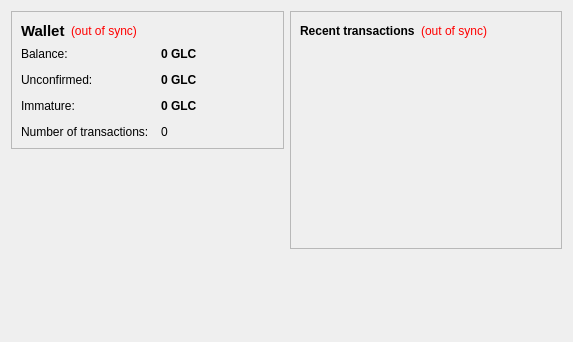
<?xml version="1.0" encoding="UTF-8"?>
<ui version="4.0">
 <class>OverviewPage</class>
 <widget class="QWidget" name="OverviewPage">
  <property name="geometry">
   <rect>
    <x>0</x>
    <y>0</y>
    <width>573</width>
    <height>342</height>
   </rect>
  </property>
  <property name="windowTitle">
   <string>Form</string>
  </property>
  <layout class="QHBoxLayout" name="horizontalLayout" stretch="1,1">
   <item>
    <layout class="QVBoxLayout" name="verticalLayout_2">
     <item>
      <widget class="QFrame" name="frame">
       <property name="frameShape">
        <enum>QFrame::StyledPanel</enum>
       </property>
       <property name="frameShadow">
        <enum>QFrame::Raised</enum>
       </property>
       <layout class="QVBoxLayout" name="verticalLayout_4">
        <item>
         <layout class="QHBoxLayout" name="horizontalLayout_4">
          <item>
           <widget class="QLabel" name="label_5">
            <property name="font">
             <font>
              <pointsize>11</pointsize>
              <weight>75</weight>
              <bold>true</bold>
             </font>
            </property>
            <property name="text">
             <string>Wallet</string>
            </property>
           </widget>
          </item>
          <item>
           <widget class="QLabel" name="labelWalletStatus">
            <property name="toolTip">
             <string>The displayed information may be out of date. Your wallet automatically synchronizes with the Globalcoin network after a connection is established, but this process has not completed yet.</string>
            </property>
            <property name="styleSheet">
             <string notr="true">QLabel { color: red; }</string>
            </property>
            <property name="text">
             <string notr="true">(out of sync)</string>
            </property>
            <property name="alignment">
             <set>Qt::AlignLeading|Qt::AlignLeft|Qt::AlignVCenter</set>
            </property>
           </widget>
          </item>
          <item>
           <spacer name="horizontalSpacer_2">
            <property name="orientation">
             <enum>Qt::Horizontal</enum>
            </property>
            <property name="sizeHint" stdset="0">
             <size>
              <width>40</width>
              <height>20</height>
             </size>
            </property>
           </spacer>
          </item>
         </layout>
        </item>
        <item>
         <layout class="QFormLayout" name="formLayout_2">
          <property name="fieldGrowthPolicy">
           <enum>QFormLayout::AllNonFixedFieldsGrow</enum>
          </property>
          <property name="horizontalSpacing">
           <number>12</number>
          </property>
          <property name="verticalSpacing">
           <number>12</number>
          </property>
          <item row="0" column="0">
           <widget class="QLabel" name="label">
            <property name="text">
             <string>Balance:</string>
            </property>
           </widget>
          </item>
          <item row="0" column="1">
           <widget class="QLabel" name="labelBalance">
            <property name="font">
             <font>
              <weight>75</weight>
              <bold>true</bold>
             </font>
            </property>
            <property name="cursor">
             <cursorShape>IBeamCursor</cursorShape>
            </property>
            <property name="toolTip">
             <string>Your current balance</string>
            </property>
            <property name="text">
             <string notr="true">0 GLC</string>
            </property>
            <property name="textInteractionFlags">
             <set>Qt::LinksAccessibleByMouse|Qt::TextSelectableByKeyboard|Qt::TextSelectableByMouse</set>
            </property>
           </widget>
          </item>
          <item row="1" column="0">
           <widget class="QLabel" name="label_3">
            <property name="text">
             <string>Unconfirmed:</string>
            </property>
           </widget>
          </item>
          <item row="1" column="1">
           <widget class="QLabel" name="labelUnconfirmed">
            <property name="font">
             <font>
              <weight>75</weight>
              <bold>true</bold>
             </font>
            </property>
            <property name="cursor">
             <cursorShape>IBeamCursor</cursorShape>
            </property>
            <property name="toolTip">
             <string>Total of transactions that have yet to be confirmed, and do not yet count toward the current balance</string>
            </property>
            <property name="text">
             <string notr="true">0 GLC</string>
            </property>
            <property name="textInteractionFlags">
             <set>Qt::LinksAccessibleByMouse|Qt::TextSelectableByKeyboard|Qt::TextSelectableByMouse</set>
            </property>
           </widget>
          </item>
          <item row="3" column="0">
           <widget class="QLabel" name="label_2">
            <property name="text">
             <string>Number of transactions:</string>
            </property>
           </widget>
          </item>
          <item row="3" column="1">
           <widget class="QLabel" name="labelNumTransactions">
            <property name="toolTip">
             <string>Total number of transactions in wallet</string>
            </property>
            <property name="text">
             <string notr="true">0</string>
            </property>
           </widget>
          </item>
          <item row="2" column="0">
           <widget class="QLabel" name="labelImmatureText">
            <property name="text">
             <string>Immature:</string>
            </property>
           </widget>
          </item>
          <item row="2" column="1">
           <widget class="QLabel" name="labelImmature">
            <property name="font">
             <font>
              <weight>75</weight>
              <bold>true</bold>
             </font>
            </property>
            <property name="toolTip">
             <string>Mined balance that has not yet matured</string>
            </property>
            <property name="text">
             <string notr="true">0 GLC</string>
            </property>
            <property name="textInteractionFlags">
             <set>Qt::LinksAccessibleByMouse|Qt::TextSelectableByKeyboard|Qt::TextSelectableByMouse</set>
            </property>
           </widget>
          </item>
         </layout>
        </item>
       </layout>
      </widget>
     </item>
     <item>
      <spacer name="verticalSpacer">
       <property name="orientation">
        <enum>Qt::Vertical</enum>
       </property>
       <property name="sizeHint" stdset="0">
        <size>
         <width>20</width>
         <height>40</height>
        </size>
       </property>
      </spacer>
     </item>
    </layout>
   </item>
   <item>
    <layout class="QVBoxLayout" name="verticalLayout_3">
     <item>
      <widget class="QFrame" name="frame_2">
       <property name="frameShape">
        <enum>QFrame::StyledPanel</enum>
       </property>
       <property name="frameShadow">
        <enum>QFrame::Raised</enum>
       </property>
       <layout class="QVBoxLayout" name="verticalLayout">
        <item>
         <layout class="QHBoxLayout" name="horizontalLayout_2">
          <item>
           <widget class="QLabel" name="label_4">
            <property name="text">
             <string>&lt;b&gt;Recent transactions&lt;/b&gt;</string>
            </property>
           </widget>
          </item>
          <item>
           <widget class="QLabel" name="labelTransactionsStatus">
            <property name="toolTip">
             <string>The displayed information may be out of date. Your wallet automatically synchronizes with the Globalcoin network after a connection is established, but this process has not completed yet.</string>
            </property>
            <property name="styleSheet">
             <string notr="true">QLabel { color: red; }</string>
            </property>
            <property name="text">
             <string notr="true">(out of sync)</string>
            </property>
            <property name="alignment">
             <set>Qt::AlignRight|Qt::AlignTrailing|Qt::AlignVCenter</set>
            </property>
           </widget>
          </item>
          <item>
           <spacer name="horizontalSpacer">
            <property name="orientation">
             <enum>Qt::Horizontal</enum>
            </property>
            <property name="sizeHint" stdset="0">
             <size>
              <width>40</width>
              <height>20</height>
             </size>
            </property>
           </spacer>
          </item>
         </layout>
        </item>
        <item>
         <widget class="QListView" name="listTransactions">
          <property name="styleSheet">
           <string notr="true">QListView { background: transparent; }</string>
          </property>
          <property name="frameShape">
           <enum>QFrame::NoFrame</enum>
          </property>
          <property name="verticalScrollBarPolicy">
           <enum>Qt::ScrollBarAlwaysOff</enum>
          </property>
          <property name="horizontalScrollBarPolicy">
           <enum>Qt::ScrollBarAlwaysOff</enum>
          </property>
          <property name="selectionMode">
           <enum>QAbstractItemView::NoSelection</enum>
          </property>
         </widget>
        </item>
       </layout>
      </widget>
     </item>
     <item>
      <spacer name="verticalSpacer_2">
       <property name="orientation">
        <enum>Qt::Vertical</enum>
       </property>
       <property name="sizeHint" stdset="0">
        <size>
         <width>20</width>
         <height>40</height>
        </size>
       </property>
      </spacer>
     </item>
    </layout>
   </item>
  </layout>
 </widget>
 <resources/>
 <connections/>
</ui>
